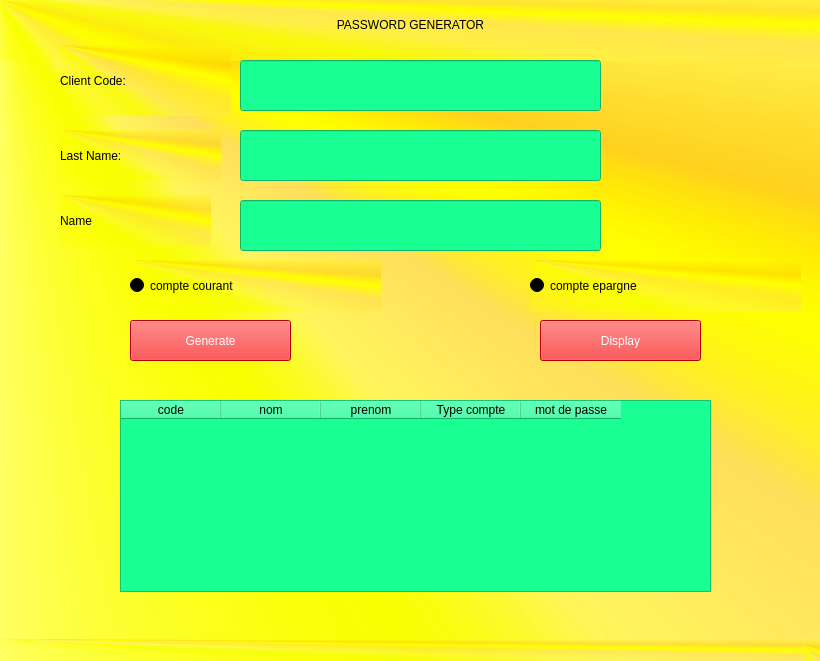
<?xml version="1.0" encoding="UTF-8"?>
<ui version="4.0">
 <class>MainWindow</class>
 <widget class="QMainWindow" name="MainWindow">
  <property name="geometry">
   <rect>
    <x>0</x>
    <y>0</y>
    <width>820</width>
    <height>661</height>
   </rect>
  </property>
  <property name="windowTitle">
   <string>MainWindow</string>
  </property>
  <property name="styleSheet">
   <string notr="true">background-color: qconicalgradient(cx:0, cy:0, angle:135, stop:0 rgba(255, 255, 0, 69), stop:0.375 rgba(255, 255, 0, 69), stop:0.423533 rgba(251, 255, 0, 145), stop:0.45 rgba(247, 255, 0, 208), stop:0.477581 rgba(255, 244, 71, 130), stop:0.518717 rgba(255, 218, 71, 130), stop:0.55 rgba(255, 255, 0, 255), stop:0.57754 rgba(255, 203, 0, 130), stop:0.625 rgba(255, 255, 0, 69), stop:1 rgba(255, 255, 0, 69));</string>
  </property>
  <widget class="QWidget" name="centralwidget">
   <widget class="QLabel" name="label">
    <property name="geometry">
     <rect>
      <x>-30</x>
      <y>-10</y>
      <width>881</width>
      <height>71</height>
     </rect>
    </property>
    <property name="styleSheet">
     <string notr="true">font: 75 50px &quot;MS Shell Dlg 2&quot;;</string>
    </property>
    <property name="text">
     <string>&lt;html&gt;&lt;head/&gt;&lt;body&gt;&lt;p align=&quot;center&quot;&gt;PASSWORD GENERATOR&lt;/p&gt;&lt;/body&gt;&lt;/html&gt;</string>
    </property>
   </widget>
   <widget class="QLabel" name="label_2">
    <property name="geometry">
     <rect>
      <x>60</x>
      <y>45</y>
      <width>171</width>
      <height>71</height>
     </rect>
    </property>
    <property name="styleSheet">
     <string notr="true">font: 75 24pt &quot;MS Shell Dlg 2&quot;;</string>
    </property>
    <property name="text">
     <string>Client Code:</string>
    </property>
   </widget>
   <widget class="QLabel" name="label_3">
    <property name="geometry">
     <rect>
      <x>60</x>
      <y>130</y>
      <width>161</width>
      <height>51</height>
     </rect>
    </property>
    <property name="styleSheet">
     <string notr="true">font: 75 24pt &quot;MS Shell Dlg 2&quot;;</string>
    </property>
    <property name="text">
     <string>Last Name: </string>
    </property>
   </widget>
   <widget class="QLabel" name="label_4">
    <property name="geometry">
     <rect>
      <x>60</x>
      <y>195</y>
      <width>151</width>
      <height>51</height>
     </rect>
    </property>
    <property name="styleSheet">
     <string notr="true">font: 75 24pt &quot;MS Shell Dlg 2&quot;;</string>
    </property>
    <property name="text">
     <string>Name</string>
    </property>
   </widget>
   <widget class="QLineEdit" name="c">
    <property name="geometry">
     <rect>
      <x>240</x>
      <y>60</y>
      <width>361</width>
      <height>51</height>
     </rect>
    </property>
    <property name="styleSheet">
     <string notr="true">background-color: rgb(25, 255, 148);</string>
    </property>
   </widget>
   <widget class="QLineEdit" name="n">
    <property name="geometry">
     <rect>
      <x>240</x>
      <y>130</y>
      <width>361</width>
      <height>51</height>
     </rect>
    </property>
    <property name="styleSheet">
     <string notr="true">background-color: rgb(25, 255, 148);</string>
    </property>
   </widget>
   <widget class="QLineEdit" name="p">
    <property name="geometry">
     <rect>
      <x>240</x>
      <y>200</y>
      <width>361</width>
      <height>51</height>
     </rect>
    </property>
    <property name="styleSheet">
     <string notr="true">background-color: rgb(25, 255, 148);</string>
    </property>
   </widget>
   <widget class="QRadioButton" name="r1">
    <property name="geometry">
     <rect>
      <x>130</x>
      <y>260</y>
      <width>251</width>
      <height>51</height>
     </rect>
    </property>
    <property name="styleSheet">
     <string notr="true">font: 75 24pt &quot;MS Shell Dlg 2&quot;;</string>
    </property>
    <property name="text">
     <string>compte courant </string>
    </property>
   </widget>
   <widget class="QRadioButton" name="r2">
    <property name="geometry">
     <rect>
      <x>530</x>
      <y>260</y>
      <width>271</width>
      <height>51</height>
     </rect>
    </property>
    <property name="styleSheet">
     <string notr="true">font: 75 24pt &quot;MS Shell Dlg 2&quot;;</string>
    </property>
    <property name="text">
     <string>compte epargne</string>
    </property>
   </widget>
   <widget class="QTableWidget" name="t">
    <property name="geometry">
     <rect>
      <x>120</x>
      <y>400</y>
      <width>591</width>
      <height>192</height>
     </rect>
    </property>
    <property name="styleSheet">
     <string notr="true">background-color: rgb(25, 255, 148);</string>
    </property>
    <column>
     <property name="text">
      <string>code</string>
     </property>
    </column>
    <column>
     <property name="text">
      <string>nom</string>
     </property>
    </column>
    <column>
     <property name="text">
      <string>prenom</string>
     </property>
    </column>
    <column>
     <property name="text">
      <string>Type compte</string>
     </property>
    </column>
    <column>
     <property name="text">
      <string>mot de passe</string>
     </property>
    </column>
   </widget>
   <widget class="QPushButton" name="bt1">
    <property name="geometry">
     <rect>
      <x>130</x>
      <y>320</y>
      <width>161</width>
      <height>41</height>
     </rect>
    </property>
    <property name="styleSheet">
     <string notr="true">font: 75 18pt &quot;MS Shell Dlg 2&quot;;
color: rgb(255, 255, 255);
background-color: rgb(255, 0, 0);</string>
    </property>
    <property name="text">
     <string>Generate</string>
    </property>
   </widget>
   <widget class="QPushButton" name="bt2">
    <property name="geometry">
     <rect>
      <x>540</x>
      <y>320</y>
      <width>161</width>
      <height>41</height>
     </rect>
    </property>
    <property name="styleSheet">
     <string notr="true">font: 75 18pt &quot;MS Shell Dlg 2&quot;;
color: rgb(255, 255, 255);
background-color: rgb(255, 0, 0);</string>
    </property>
    <property name="text">
     <string>Display</string>
    </property>
   </widget>
  </widget>
  <widget class="QMenuBar" name="menubar">
   <property name="geometry">
    <rect>
     <x>0</x>
     <y>0</y>
     <width>820</width>
     <height>21</height>
    </rect>
   </property>
  </widget>
  <widget class="QStatusBar" name="statusbar"/>
 </widget>
 <resources/>
 <connections/>
</ui>
